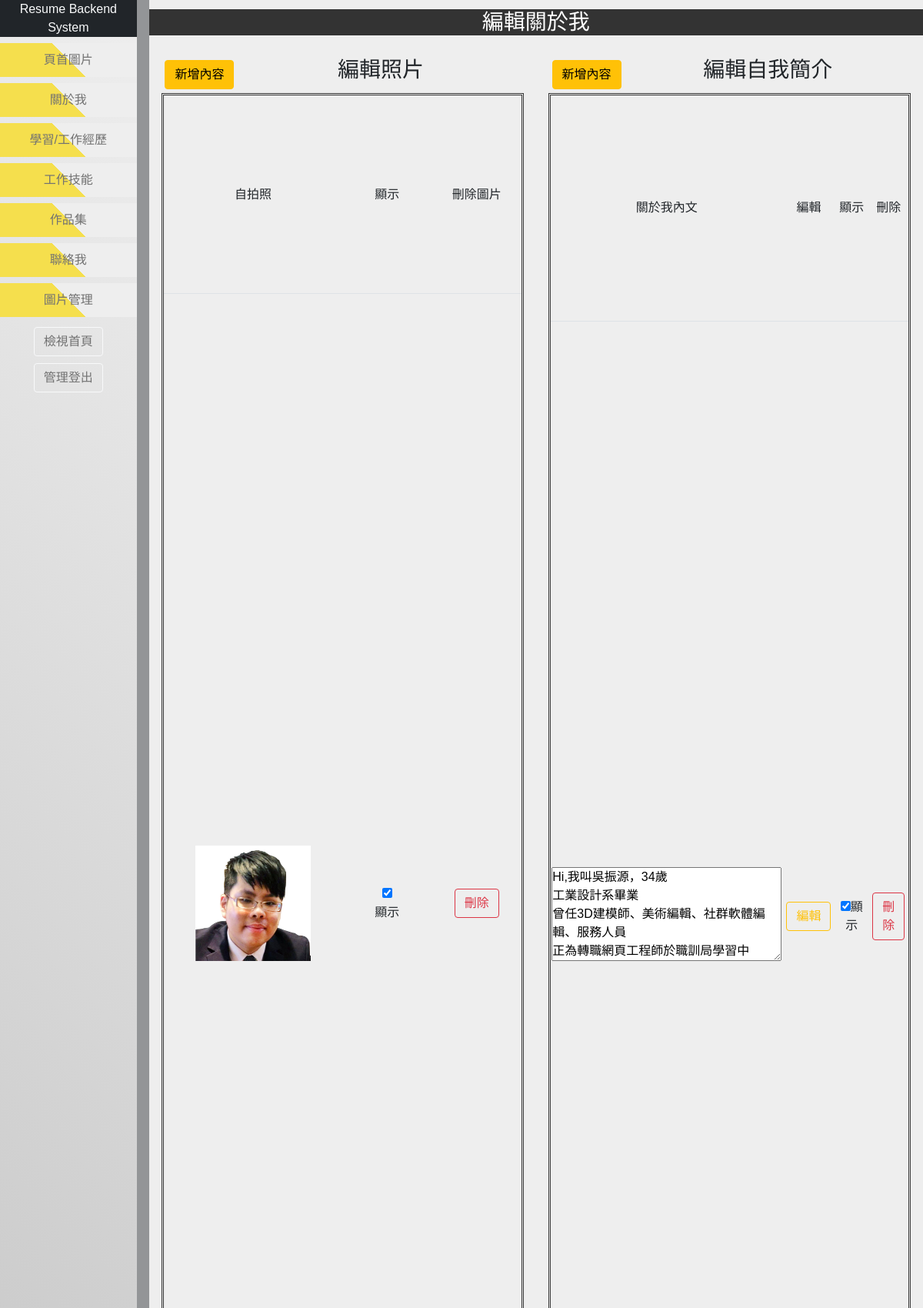
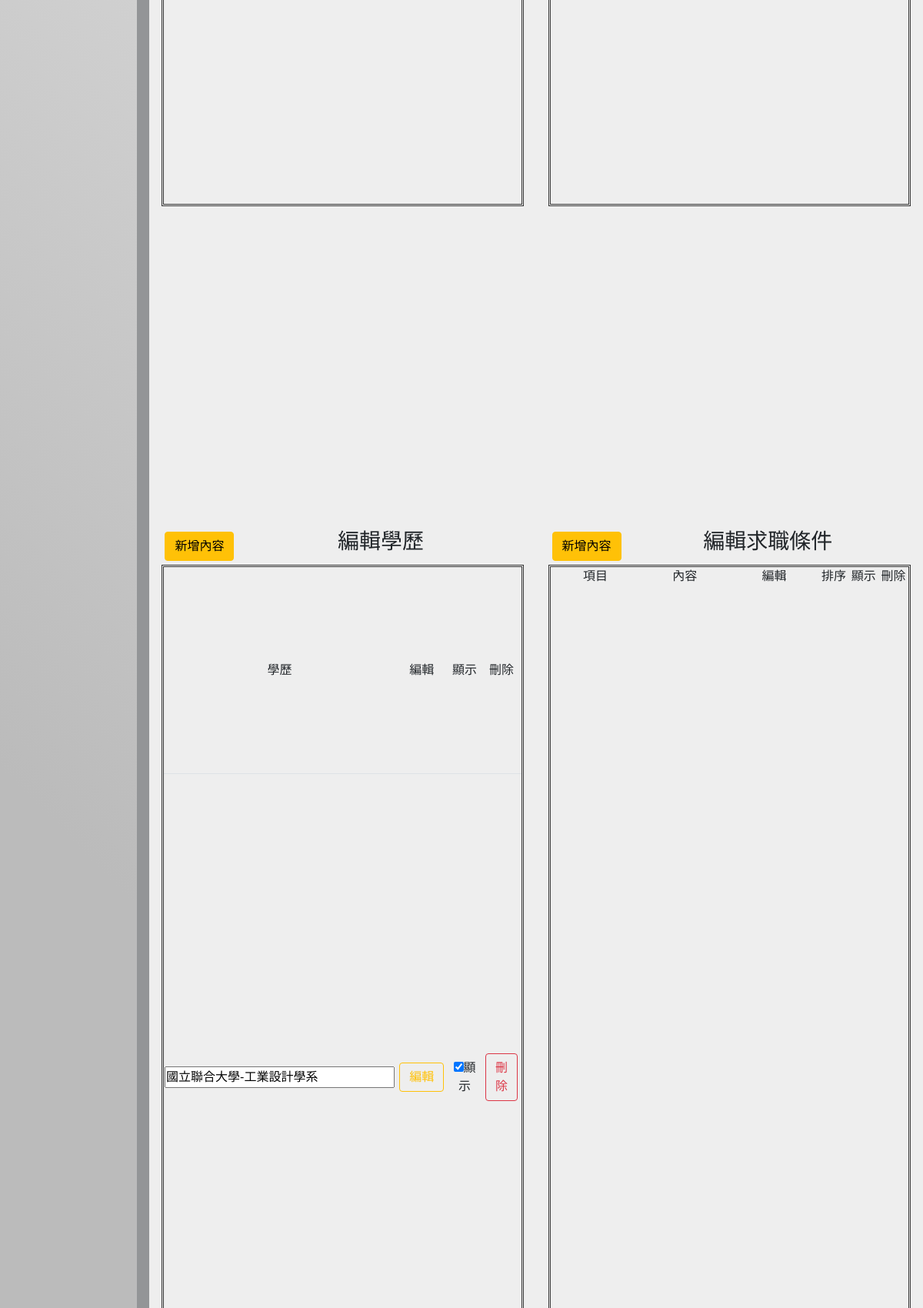
/backend.php?do=ab (signed in, upper part), run on the app's committed database (2 pictures, top to bottom).
### tables this page shows
CREATE TABLE `re_about` (
  `id` int(11) UNSIGNED NOT NULL,
  `img` text NOT NULL,
  `sh` tinyint(1) UNSIGNED NOT NULL
);

CREATE TABLE `re_abouttext` (
  `id` int(11) UNSIGNED NOT NULL,
  `text` text NOT NULL,
  `sh` tinyint(1) NOT NULL
);

CREATE TABLE `re_edu` (
  `id` int(11) UNSIGNED NOT NULL,
  `text` text NOT NULL,
  `finish` tinyint(1) NOT NULL,
  `sh` tinyint(1) NOT NULL
);

### base.php (called while the page is built, shortened)
<?php
$Ab = new DB('re_about');
$Abtext = new DB('re_abouttext');
$Edu = new DB('re_edu');
class DB
{
    private $table;
    private $pdo;
    private $dsn = "mysql:host=localhost;dbname=s1090421;charset=utf8";
    private $user="root";
    private $pw="";
    function __construct($table)
    {
        $this->table=$table;
        $this->pdo=new PDO($this->dsn,$this->user,$this->pw);
    }
    function all(...$arg)
    {
        $sql = "select * from $this->table ";
        return $this->pdo->query($sql)->fetchAll();
    }
}
$tstr=[
    'main'=>["編輯封面","編輯封面圖片","編輯動畫文字"],
    'ab'=>['編輯關於我','編輯照片','編輯自我簡介','編輯學歷','編輯聯絡資訊','編輯求職條件','編輯自傳'],
    'exp'=>['編輯經歷'],
    'sk'=>['編輯技能','網頁技術','視覺技術','3D技術','文書技術'],
    'pro'=>['編輯作品集','網頁設計類','視覺設計類','3D設計類'],
    'cont'=>['編輯聯絡我','編輯聯絡資訊','編輯聯絡資訊文字'],
    'img'=>['圖片管理']
];

### backend/ab.php (the view, shortened to what this page needs)
<div class="mainbox row col-12 g-1">
    <div class="title h3 text-center mt-3"><?= $tstr[$do][0]; ?></div>
    <div class="main sub text-center col-6">
        <div class="h3"><span class='addbtn float-start btn btn-warning' onclick="op('#cover','#content','modal/add.php?do=<?= $do; ?>$do&t=re_about')">新增內容</span><?= $tstr[$do][1]; ?></div>
        <div class="showimg">
            <table class="w-100">
                <tr class="border-bottom">
                    <td class="w-50">自拍照</td>
                    <td class="w-25">顯示</td>
                    <td class="w-25">刪除圖片</td>
                </tr>
                <?php
                $ab = $Ab->all();
                foreach ($ab as $key => $value) {
                ?>
                    <tr>
                        <td><img src="titimg/<?= $value['img']; ?>"></td>
                        <td><input class="w-99" type="checkbox" name="show" onclick="api('display','re_about',<?= $value['id']; ?>)" <?= ($value['sh'] == 1) ? "checked" : ""; ?>><?= ($value['sh'] == 1) ? "顯示" : "隱藏"; ?></td>
                        <td><button class="btn btn-outline-danger" onclick="api('del','re_about',<?= $value['id']; ?>)">刪除</button></td>
                    </tr>
                <?php
                }
                ?>
            </table>
        </div>
    </div>
    <div class="main sub text-center col-6">
        <div class="h3"><span class='addbtn float-start btn btn-warning' onclick="op('#cover','#content','modal/add.php?do=<?= $do; ?>&t=re_abouttext')">新增內容</span><?= $tstr[$do][2]; ?></div>
        <div class="showimg">
            <table class="w-100">
                <tr class="border-bottom">
                    <td style="width: 70%;">關於我內文</td>
                    <td style="width: 10%;">編輯</td>
                    <td style="width: 10%;">顯示</td>
                    <td style="width: 10%;">刪除</td>
                </tr>
                <?php
                $text = $Abtext->all();
                foreach ($text as $key => $value) {
                ?>
                    <tr>
                        <form action="api/edit.php" method="post">
                            <td><textarea class="w-99" name="text" rows="5"><?= $value['text']; ?></textarea></td>
                            <td><input class="submit btn btn-outline-warning" type="submit" value="編輯"></td>
                        </form>
                        <td><input type="checkbox" name="show" onclick="api('display','re_abouttext',<?= $value['id']; ?>)" <?= ($value['sh'] == 1) ? "checked" : ""; ?>><?= ($value['sh'] == 1) ? "顯示" : "隱藏"; ?></td>
                        <td><button class="btn btn-outline-danger" onclick="api('del','re_abouttext',<?= $value['id']; ?>)">刪除</button></td>
                    </tr>
                <?php
                }
                ?>
            </table>
        </div>
    </div>
    <div class="main sub text-center col-6">
        <div class="h3"><span class='addbtn float-start btn btn-warning' onclick="op('#cover','#content','modal/add.php?do=<?= $do; ?>&t=re_edu')">新增內容</span><?= $tstr[$do][3]; ?></div>
        <div class="showimg">
            <table class="w-100">
                <tr class="border-bottom">
                    <td style="width: 70%;">學歷</td>
                    <td style="width: 10%;">編輯</td>
                    <td style="width: 10%;">顯示</td>
                    <td style="width: 10%;">刪除</td>
                </tr>
                <?php
                $edu = $Edu->all();
                foreach ($edu as $key => $value) {
                ?>
                    <tr>
                        <form action="api/edit.php" method="post">
                            <td><input class="w-99" type="text" name="text" value="<?= $value['text']; ?>"></td>
                            <td><input class="submit btn btn-outline-warning" type="submit" value="編輯"></td>
                        </form>
                        <td><input type="checkbox" name="show" onclick="api('display2','re_edu',<?= $value['id']; ?>)" <?= ($value['sh'] == 1) ? "checked" : ""; ?>><?= ($value['sh'] == 1) ? "顯示" : "隱藏"; ?></td>
                        <td><button class="btn btn-outline-danger" onclick="api('del','re_edu',<?= $value['id']; ?>)">刪除</button></td>
                    </tr>
                <?php
                }
                ?>
            </table>
        </div>
    </div>
    <div class="main sub text-center col-6">
        <div class="h3"><span class='addbtn float-start btn btn-warning' onclick="op('#cover','#content','modal/add.php?do=<?= $do; ?>&t=re_job')">新增內容</span><?= $tstr[$do][5]; ?></div>
        <div class="showimg d-flex flex-wrap">
            <div class="d-flex col-12 text-center mb-3 border-bottom">
                <div class="d-flex col-9">
                    <div class="col-4">項目</div>
                    <div class="col-4">內容</div>
                    <div class="col-4">編輯</div>
                </div>
                <div class="d-flex col-3">
                    <div class="col-4">排序</div>
                    <div class="col-4">顯示</div>
                    <div class="col-4">刪除</div>
                </div>
            </div>
        </div>
    </div>
</div>

### backend.php (shortened to what this page needs)
<?php
include_once "base.php";
?>
<!DOCTYPE html>
<html lang="en">
<head>
    <link href="https://cdn.jsdelivr.net/npm/bootstrap@5.0.0-beta1/dist/css/bootstrap.min.css" rel="stylesheet">
    <link rel="stylesheet" href="css/styleback.css">
    <link href="icon/icon/css/all.css" rel="stylesheet">
</head>
<body>
    <div class="content d-flex">
        <div class="menu text-center">
            <div class="header bg-dark mb-2 text-light">Resume Backend System</div>
            <a href="?do=main">
                <div class="select">頁首圖片</div>
            </a>
            <a href="?do=ab">
                <div class="select">關於我</div>
            </a>
            <a href="?do=exp">
                <div class="select">學習/工作經歷</div>
            </a>
            <a href="?do=sk">
                <div class="select">工作技能</div>
            </a>
            <a href="?do=pro">
                <div class="select">作品集</div>
            </a>
            <a href="?do=cont">
                <div class="select">聯絡我</div>
            </a>
            <a href="?do=img">
                <div class="select">圖片管理</div>
            </a>
            <a href="index.php" class="btn btn-outline-light">檢視首頁</a>
            <a class="btn btn-outline-light" onclick="logout()">管理登出</a>
        </div>
        <div class="edit">
            <?php
            $do = isset($_GET['do']) ? $_GET['do'] : 'main';
            $file = "backend/" . $do . ".php";
            if (file_exists($file)) {
                include $file;
            } else {
                include "backend/main.php";
            }
            ?>
        </div>
    </div>
</body>
</html>

### css/styleback.css (style rules this page uses)
* { margin: 0; padding: 0; list-style: none; font-family: "Noto Sans TC", sans-serif; }
body { width: 100vw; height: 100vh; background: rgba(147, 149, 151); overflow: hidden; }
.menu { width: 15%; height: 100vh; margin-right: 1rem; background: linear-gradient(45deg, rgb(187, 187, 187) 40%, #eee 100%); }
.menu a { text-decoration: none; color: rgb(114, 114, 114); }
.select { padding: 10px 0; margin-bottom: 0.5rem; background: linear-gradient(45deg, rgba(245, 223, 77) 50%, #eee 50%); transition: 0.5s; }
.edit { display: flex; justify-content: center; align-items: center; width: 85%; height: 100%; }
.mainbox { height: 100vh; overflow-y: auto; position: relative; background: rgb(238, 238, 238); }
.main { background: rgb(238, 238, 238); height: 100%; padding: 1rem; }
.title { color: #fff; background: #333; }
.sub { height: 50vh; }
.form, .showimg, .showtext { border: 3px double #333; overflow-y: auto; display: flex; justify-content: center; }
.showimg { width: 100%; height: 40vh; overflow-y: auto; }
.btn { margin: 0.3rem; }
textarea { width: 80%; height: 100%; }
td > img { width: 150px; }
.w-99 { width: 99%; margin: auto; }

### data on the page
re_about: img (picture), sh "☑", shows "顯示"
re_abouttext: text "Hi,我叫吳振源，34歲 工業設計系畢業 曾任3D建模師、美術編輯、社群軟體編輯、服務人員 正為轉職網頁工程師於職訓局學習中", sh "☑", shows "顯示"
re_edu: text "國立聯合大學-工業設計學系", sh "☑", shows "顯示"

### other printed values
$tstr[$do][0] "編輯關於我"
$tstr[$do][1] "編輯照片"
$tstr[$do][2] "編輯自我簡介"
$tstr[$do][3] "編輯學歷"
$tstr[$do][5] "編輯求職條件"
